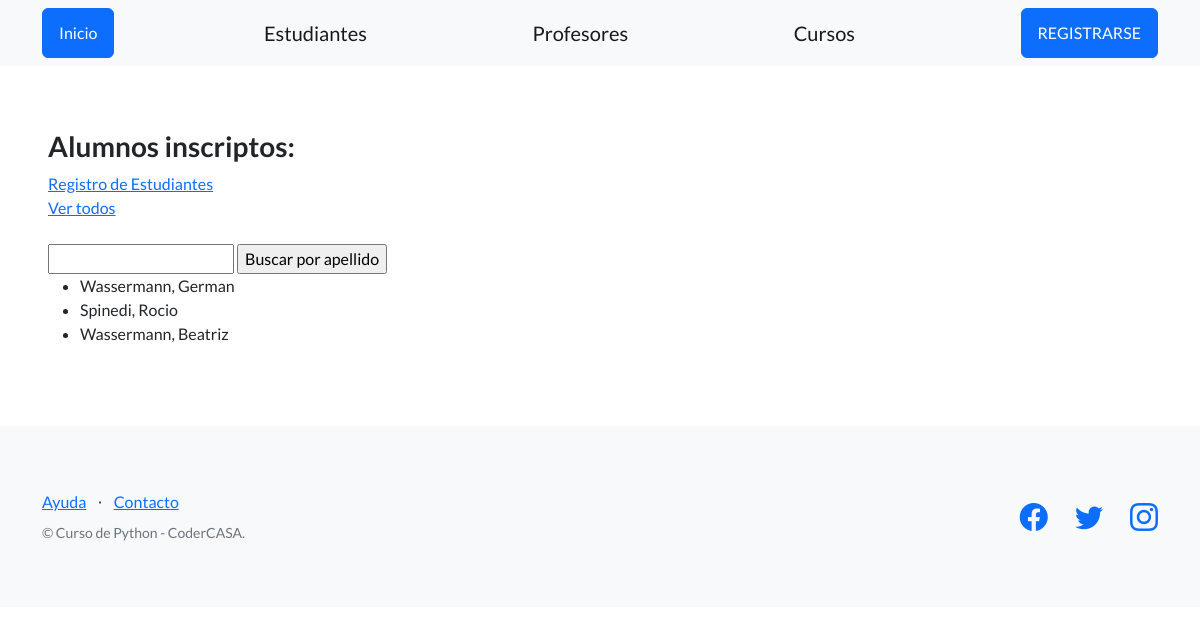
The app's page /estudios/estudiantes/, older data.
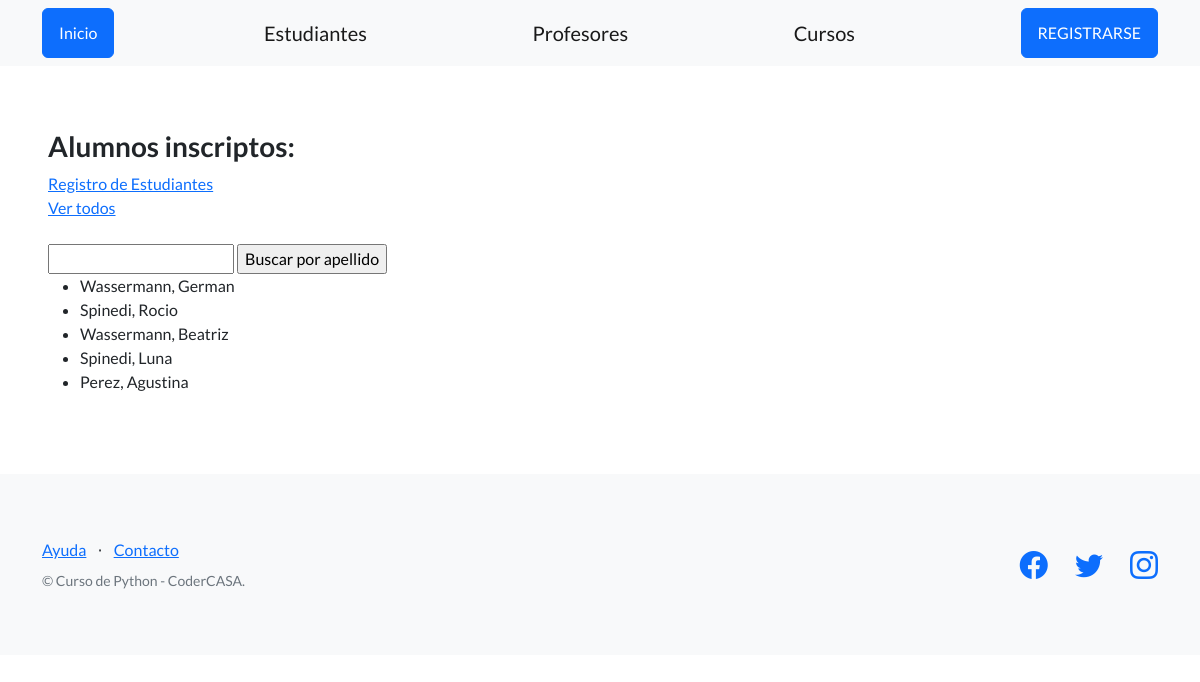
The same page, newer data.
### control_estudios/models.py (models this page shows, shortened)
class Estudiante(models.Model):
    apellido=models.CharField(max_length=256)
    nombre=models.CharField(max_length=256)
    email=models.EmailField(blank=True)
    telefono=models.CharField(max_length=20,blank=True)
    dni=models.CharField(max_length=32)
    fecha_nacimiento=models.DateField(null=True)

### control_estudios/views.py (the view)
# urls.py: path("estudiantes/",listar_estudiantes, name ="lista_estudiante"),
def listar_estudiantes(request):
    contexto = {
        "estudiantes": Estudiante.objects.all()
    }
    http_response = render(
    request=request,
    template_name='control_estudios/lista_estudiante.html',
    context=contexto,
    )
    return http_response

### control_estudios/templates/control_estudios/lista_estudiante.html (shortened to what this page needs)
{%extends "base.html"%}
{% block contenido %}
    <h3>Alumnos inscriptos:</h3>
    <a href = "{% url 'crear_estudiante' %}"> Registro de Estudiantes <br>
    <a href = "{% url 'lista_estudiante' %}"> Ver todos
    </a>
    <br><br>
    <form action="{% url 'buscar_estudiante' %}" method="post">
      <input type="text" name="busqueda">
      <input type="submit" value="Buscar por apellido">
    </form>
    {% if estudiantes %}
        <ul>
            {% for estudiante in estudiantes %}
                <li>{{ estudiante.apellido }}, {{ estudiante.nombre }}</li>
            {% endfor %}
        </ul>
    {% else %}
        <p>No se encontraron estudiantes.</p>
    {% endif %}
{% endblock contenido %}

Row changes from the older to the newer data that the page shows:
added Estudiante: apellido "Spinedi", nombre "Luna"
added Estudiante: apellido "Perez", nombre "Agustina"
